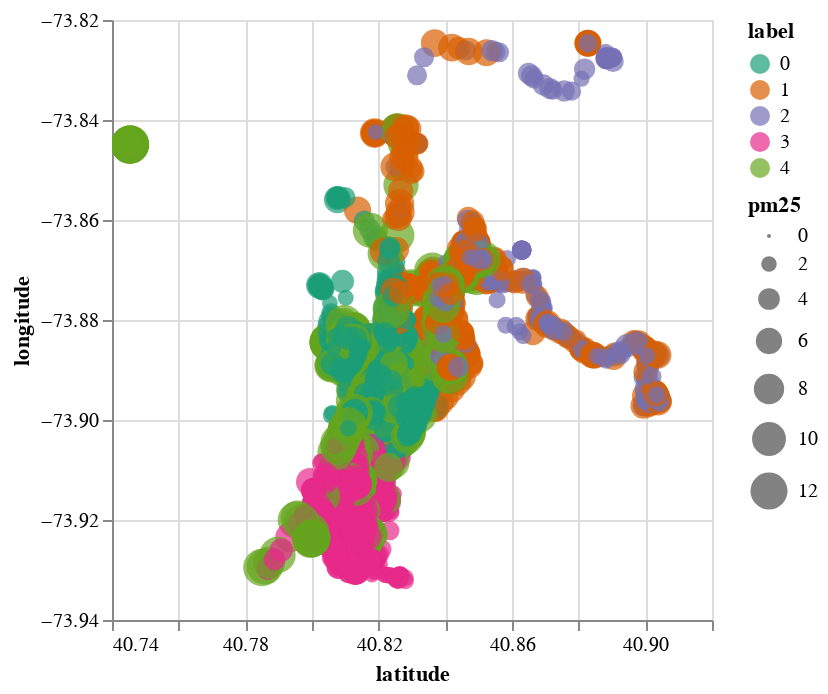

Source (notebook cell):
### Code cell
import altair as alt
alt.data_transformers.disable_max_rows()

alt.Chart(sample).mark_circle().encode(
    alt.X('latitude:Q', scale=alt.Scale(zero=False)),
    alt.Y('longitude:Q', scale=alt.Scale(zero=False)),
    size='pm25:Q',
    color=alt.Color('label:N', scale=alt.Scale(scheme='dark2')),
    tooltip=list(sample.columns)
).interactive()

### Figure 1 — Vega-Lite specification as saved in the notebook (floating-point values rounded to 4 significant figures; data arrays with more than 128 entries replaced by an {"elided": "..."} marker saying what was removed)
{"config": {"view": {"continuousWidth": 300, "continuousHeight": 300}}, "data": {"name": "data-c5d245d93da516d573caa8e6d680be26"}, "mark": {"type": "circle"}, "encoding": {"color": {"field": "label", "scale": {"scheme": "dark2"}, "type": "nominal"}, "size": {"field": "pm25", "type": "quantitative"}, "tooltip": [{"field": "neighborhood", "type": "nominal"}, {"field": "pm25", "type": "quantitative"}, {"field": "latitude", "type": "quantitative"}, {"field": "longitude", "type": "quantitative"}, {"field": "label", "type": "quantitative"}], "x": {"field": "latitude", "scale": {"zero": false}, "type": "quantitative"}, "y": {"field": "longitude", "scale": {"zero": false}, "type": "quantitative"}}, "params": [{"name": "param_15", "select": {"type": "interval", "encodings": ["x", "y"]}, "bind": "scales"}], "$schema": "https://vega.github.io/schema/vega-lite/v5.16.3.json", "datasets": {"data-c5d245d93da516d573caa8e6d680be26": {"elided": "17000 records"}}}
